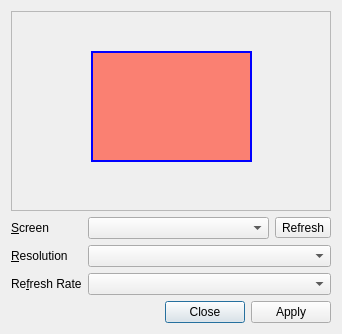
<ui version="4.0" >
 <class>DisplaySettingsDialog</class>
 <widget class="QDialog" name="DisplaySettingsDialog" >
  <property name="geometry" >
   <rect>
    <x>0</x>
    <y>0</y>
    <width>338</width>
    <height>331</height>
   </rect>
  </property>
  <property name="windowTitle" >
   <string>Display Settings</string>
  </property>
  <layout class="QVBoxLayout" name="verticalLayout" >
   <item>
    <widget class="QxtLetterBoxWidget" name="letterBoxWidget" >
     <property name="sizePolicy" >
      <sizepolicy vsizetype="Expanding" hsizetype="Preferred" >
       <horstretch>0</horstretch>
       <verstretch>0</verstretch>
      </sizepolicy>
     </property>
     <property name="minimumSize" >
      <size>
       <width>320</width>
       <height>200</height>
      </size>
     </property>
     <property name="frameShape" >
      <enum>QFrame::StyledPanel</enum>
     </property>
     <property name="frameShadow" >
      <enum>QFrame::Raised</enum>
     </property>
     <widget class="QLabel" name="labelBox" >
      <property name="geometry" >
       <rect>
        <x>80</x>
        <y>40</y>
        <width>161</width>
        <height>111</height>
       </rect>
      </property>
      <property name="styleSheet" >
       <string notr="true" >background: salmon; border: 2px solid blue</string>
      </property>
      <property name="textFormat" >
       <enum>Qt::PlainText</enum>
      </property>
      <property name="alignment" >
       <set>Qt::AlignCenter</set>
      </property>
     </widget>
     <zorder>labelBox</zorder>
     <zorder>comboBoxScreen</zorder>
    </widget>
   </item>
   <item>
    <layout class="QFormLayout" name="formLayout" >
     <property name="fieldGrowthPolicy" >
      <enum>QFormLayout::AllNonFixedFieldsGrow</enum>
     </property>
     <item row="1" column="0" >
      <widget class="QLabel" name="labelReso" >
       <property name="text" >
        <string>&amp;Resolution</string>
       </property>
       <property name="buddy" >
        <cstring>comboBoxReso</cstring>
       </property>
      </widget>
     </item>
     <item row="1" column="1" >
      <widget class="QComboBox" name="comboBoxReso" />
     </item>
     <item row="2" column="0" >
      <widget class="QLabel" name="labelRate" >
       <property name="text" >
        <string>Re&amp;fresh Rate</string>
       </property>
       <property name="buddy" >
        <cstring>comboBoxRate</cstring>
       </property>
      </widget>
     </item>
     <item row="2" column="1" >
      <widget class="QComboBox" name="comboBoxRate" />
     </item>
     <item row="0" column="0" >
      <widget class="QLabel" name="label" >
       <property name="text" >
        <string>&amp;Screen</string>
       </property>
       <property name="buddy" >
        <cstring>comboBoxScreen</cstring>
       </property>
      </widget>
     </item>
     <item row="0" column="1" >
      <layout class="QHBoxLayout" name="horizontalLayout" >
       <item>
        <widget class="QComboBox" name="comboBoxScreen" />
       </item>
       <item>
        <widget class="QToolButton" name="refreshButton" >
         <property name="text" >
          <string>Refresh</string>
         </property>
        </widget>
       </item>
      </layout>
     </item>
    </layout>
   </item>
   <item>
    <widget class="QDialogButtonBox" name="buttonBox" >
     <property name="orientation" >
      <enum>Qt::Horizontal</enum>
     </property>
     <property name="standardButtons" >
      <set>QDialogButtonBox::Apply|QDialogButtonBox::Close</set>
     </property>
    </widget>
   </item>
  </layout>
 </widget>
 <customwidgets>
  <customwidget>
   <class>QxtLetterBoxWidget</class>
   <extends>QFrame</extends>
   <header>QxtLetterBoxWidget</header>
   <container>1</container>
  </customwidget>
 </customwidgets>
 <resources/>
 <connections>
  <connection>
   <sender>buttonBox</sender>
   <signal>accepted()</signal>
   <receiver>DisplaySettingsDialog</receiver>
   <slot>accept()</slot>
   <hints>
    <hint type="sourcelabel" >
     <x>248</x>
     <y>254</y>
    </hint>
    <hint type="destinationlabel" >
     <x>157</x>
     <y>274</y>
    </hint>
   </hints>
  </connection>
  <connection>
   <sender>buttonBox</sender>
   <signal>rejected()</signal>
   <receiver>DisplaySettingsDialog</receiver>
   <slot>reject()</slot>
   <hints>
    <hint type="sourcelabel" >
     <x>316</x>
     <y>260</y>
    </hint>
    <hint type="destinationlabel" >
     <x>286</x>
     <y>274</y>
    </hint>
   </hints>
  </connection>
 </connections>
</ui>
